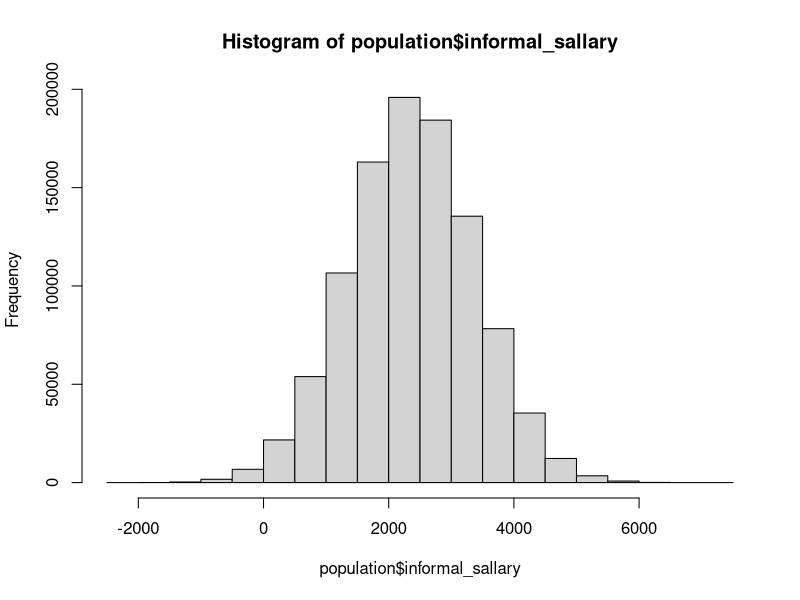
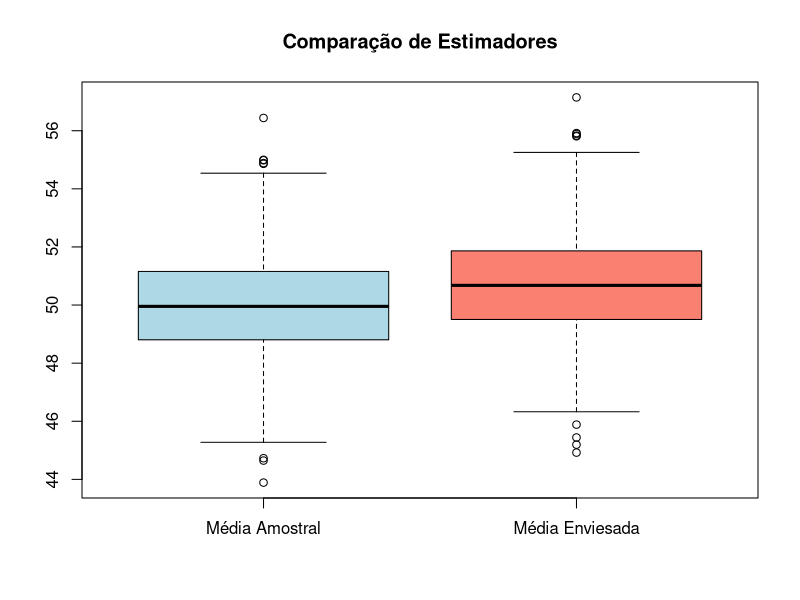

Recreate these plots in R, in order.
## ---- chunk 1

library(dplyr)
library(ggplot2)
library(kableExtra)

my_options <- options(
  scipen = 999
)

mk_tbl <- function(data, table_title) {
  data |> 
    kable(caption = table_title, format = "html") |> 
    kable_styling(
      bootstrap_options = c("striped", "hover", "condensed", "responsive"),
      full_width = FALSE,
      position = "center"
    ) |> 
    # para gerar uma tabela que não ocupe a página toda e fique no meio
    scroll_box(width = "60%", extra_css = "margin: 0 auto;") 
}

## ---- chunk 2
#| code-fold: false

# definindo o tamanho da população
pop_size <- 1000000

set.seed(123)
population <- tibble(
  # id do indivíduo
  id = 1:pop_size,
  # gerando os valores de salário informal, para uma população com média de 2375 e desvio-padrão de 1000
  informal_sallary = rnorm(n = pop_size, mean = 2375, sd = 1000)
)

## ---- chunk 3

population |> 
  slice(
    1:5
  ) |> 
  mk_tbl(
    table_title = "Exemplo da população gerada"
  )

## ---- chunk 4

hist(population$informal_sallary)

## ---- chunk 5

set.seed(123)
sample_population <- population |> 
  sample_n(
    size = 100
  )

sample_population

## ---- chunk 6

mean(sample_population$informal_sallary)

## ---- chunk 7

set.seed(123)

# População "verdadeira"
populacao <- rnorm(100000, mean = 50, sd = 10)  # média populacional = 50

# Função para comparar dois estimadores
comparar_estimadores <- function(n_amostra, n_simulacoes = 1000) {
  medias_amostrais <- numeric(n_simulacoes)
  medias_enviesadas <- numeric(n_simulacoes)

  for (i in 1:n_simulacoes) {
    amostra <- sample(populacao, size = n_amostra, replace = FALSE)

    # Estimador não viesado: média amostral
    medias_amostrais[i] <- mean(amostra)

    # Estimador enviesado (exemplo artificial): média sem o menor valor da amostra
    amostra_enviesada <- amostra[-which.min(amostra)]
    medias_enviesadas[i] <- mean(amostra_enviesada)
  }

  # Resultados
  cat("Média populacional real:", mean(populacao), "\n")
  cat("Média das médias amostrais (não viesado):", mean(medias_amostrais), "\n")
  cat("Média das médias enviesadas:", mean(medias_enviesadas), "\n")

  # Comparação visual
  boxplot(
    medias_amostrais, medias_enviesadas,
    names = c("Média Amostral", "Média Enviesada"),
    main = "Comparação de Estimadores",
    col = c("lightblue", "salmon")
  )
}

# Executar comparação com amostras de tamanho 30
comparar_estimadores(n_amostra = 30)
